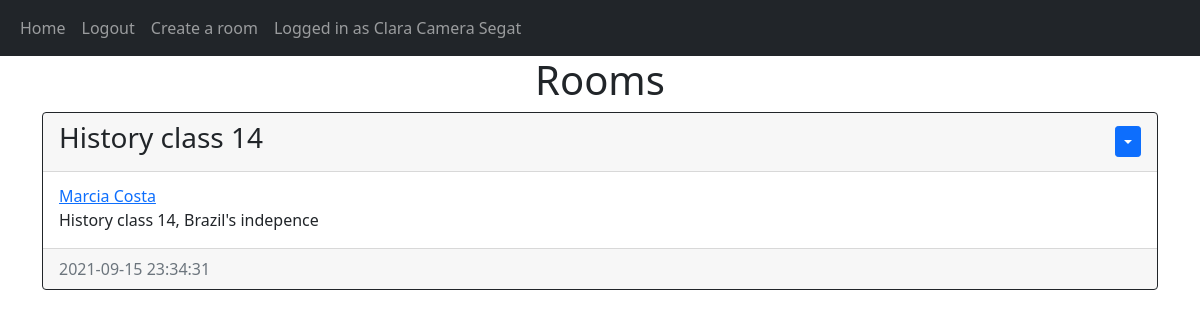
The app's page /home (signed in) with its own data.
### website/models.py (models this page shows)
class User(db.Model, UserMixin):
    id = db.Column(db.Integer, primary_key=True)
    username =  db.Column(db.String(150), unique=True)
    email = db.Column(db.String(150), unique=True)
    password =  db.Column(db.String(150))
    date_created =  db.Column(db.DateTime(timezone=True), default=func.now())
    posts = db.relationship('Post', backref='user', passive_deletes=True)
    IMGposts = db.relationship('ImagePost', backref='user', passive_deletes=True)
    rooms =  db.relationship('Room', backref='user', passive_deletes=True)

class Room(db.Model):
    id = db.Column(db.Integer, primary_key=True)
    title = db.Column(db.Text, nullable=False)
    info = db.Column(db.Text, nullable=False)
    date_created = db.Column(db.DateTime(timezone=True), default=func.now())
    author = db.Column(db.Integer, db.ForeignKey('user.id', ondelete='CASCADE'), nullable=False)
    posts = db.relationship('Post', backref='room', passive_deletes=True)
    IMGposts = db.relationship('ImagePost', backref='room', passive_deletes=True)
    participants = db.relationship('User', backref='room', passive_deletes=True)

### website/views.py (the view)
@views.route('/')
@views.route('/home')
@login_required
def home():
    posts = Post.query.all()
    image_posts = ImagePost.query.all()
    rooms = Room.query.all()
    return render_template("index.html",user=current_user, posts=posts, images=image_posts, rooms=rooms)

### website/__init__.py (called while the page is built)
def create_app():
    app = Flask(__name__)
    app.config['SECRET_KEY'] = "hello"
    app.config['SQLALCHEMY_DATABASE_URI'] = f'sqlite:///{DB_NAME}'
    db.init_app(app)
    from .views import views
    from .auth import auth
    app.register_blueprint(views, url_prefix='/')
    app.register_blueprint(auth, url_prefix='/')
    from .models import User, Post
    create_database(app)
    login_manager = LoginManager()
    login_manager.login_view = 'auth.login'
    login_manager.init_app(app)
    @login_manager.user_loader
    def load_user(id):
        return User.query.get(int(id))
    return app

### website/templates/index.html (shortened to what this page needs)
{% extends 'rooms-div.html' %}

### website/templates/rooms-div.html (shortened to what this page needs)
{% extends 'base.html' %}
{% block content %}
<h1 align='center'>{% block header %} Rooms {% endblock %}</h1>
<div id='rooms'>
    {% for room in rooms %}
    <div class="card border-dark">
        <div class='card-header d-flex justify-content-between align-items-center'>
            <h3>{{room.title}}</h3>
            <div class="btn-group">
                <button type='button' class='btn btn-sm btn-primary dropdown-toggle' data-bs-toggle='dropdown'></button>
            </div>
        </div>
        <div class='card-body'>
            <div class="card-subtitle"><a href="/rooms/{{room.user.username}}">{{room.user.username}}</a></div>
            <div class='card-text'>{{room.info}}</div>
        </div>
        <div class="card-footer text-muted">{{room.date_created}}</div>
    </div>
    <br>
    {% endfor %}
</div>
{% endblock %}

### website/templates/base.html (shortened to what this page needs)
<!DOCTYPE html>
<html lang="en">
<head>
    <link href="https://cdn.jsdelivr.net/npm/bootstrap@5.1.1/dist/css/bootstrap.min.css"
    rel="stylesheet"
    >
</head>
<body>
    <nav class="navbar navbar-expand-lg navbar-dark bg-dark">
        <div class="container-fluid">
            <div class="collapse navbar-collapse" id="navbar">
                <div class="navbar-nav">
                <a class="nav-item nav-link" href="/home">Home</a>
                {% if user.is_authenticated %}
                    <a class="nav-item nav-link" href="/logout">Logout</a>
                    <a class="nav-item nav-link" href="/create-room">Create a room</a>
                    <a class="nav-item nav-link" href="/posts/{{user.username}}">Logged in as {{user.username}}</a>
                    {% else %}
                    <a class="nav-item nav-link" href="/login">Login</a>
                    <a class="nav-item nav-link" href="/signup">Sign Up</a>
                    {% endif %}
                </div>
            </div>
        </div>
    </nav>
    <div class="container">{% block content %}{% endblock %}</div>
</body>
</html>

### records on screen
User: username "Clara Camera Segat"
Room: title "History class 14", user.username "Marcia Costa", info "History class 14, Brazil's indepence", date_created "2021-09-15 23:34:31"
